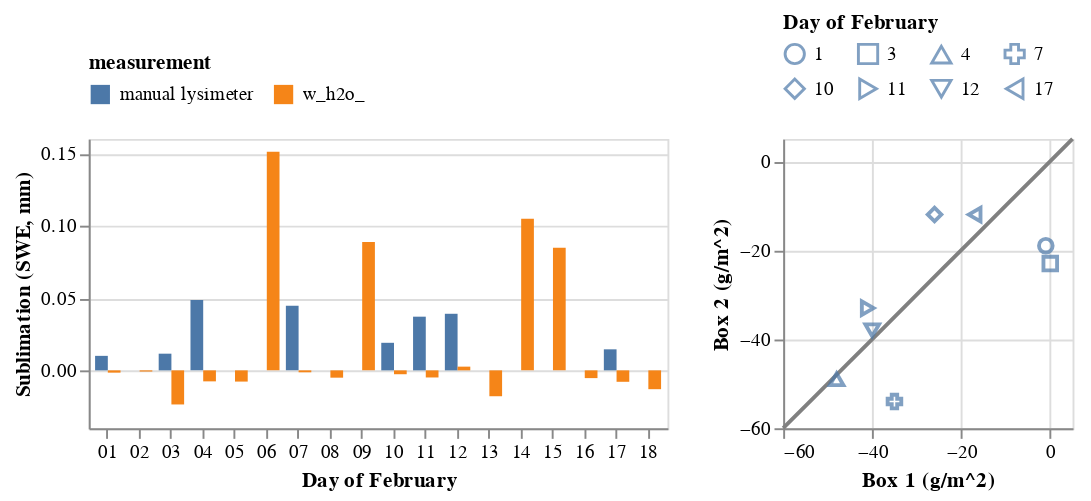

Notebook code for this chart:
### Code cell
src = pd.concat([
    stossel_df[['time', 'measurement', 'value']],
    daily_sublimation_df[['time', 'measurement', 'value']]
])

time_series_bar_chart = alt.Chart(src).mark_bar().encode(
        alt.X("date(time):O").title("Day of February"),
        alt.Y("value:Q").title("Sublimation (SWE, mm)"),
        alt.XOffset("measurement:N"),
        alt.Color("measurement:N")
    ).properties(width=600)

scatter_chart = alt.Chart(stossel_df.assign(day = stossel_df.time.dt.day)).mark_point(size=50).encode(
    alt.X("delta_box_1:Q").scale(domain=[-60, 5]).title("Box 1 (g/m^2)"),
    alt.Y("delta_box_2:Q").scale(domain=[-60, 5]).title("Box 2 (g/m^2)"),
    alt.Shape("day:N").title("Day of February")
)

onetoone_line_chart =  alt.Chart(pd.DataFrame({
    'x':np.linspace(-60,5, 10), 
    'y':np.linspace(-60,5, 10)
})).mark_line(color='grey').encode(
    x = 'x',
    y = 'y'
)

(
    time_series_bar_chart.properties(height = 150,width=300) | (onetoone_line_chart + scatter_chart).properties(height = 150, width=150)
).resolve_scale(color='independent', shape='independent').configure_legend(orient='top', columns=4)

### Figure 1 — Vega-Lite specification as saved in the notebook (floating-point values rounded to 4 significant figures)
{"config": {"view": {"continuousWidth": 300, "continuousHeight": 300}, "legend": {"columns": 4, "orient": "top"}}, "hconcat": [{"data": {"name": "data-d3684db094428ae1642b85d179498e56"}, "mark": {"type": "bar"}, "encoding": {"color": {"field": "measurement", "type": "nominal"}, "x": {"field": "time", "timeUnit": "date", "title": "Day of February", "type": "ordinal"}, "xOffset": {"field": "measurement", "type": "nominal"}, "y": {"field": "value", "title": "Sublimation (SWE, mm)", "type": "quantitative"}}, "height": 150, "width": 300}, {"layer": [{"data": {"name": "data-6356bb96f98298cd84e0f3ca25df8673"}, "mark": {"type": "line", "color": "grey"}, "encoding": {"x": {"field": "x", "type": "quantitative"}, "y": {"field": "y", "type": "quantitative"}}}, {"data": {"name": "data-ff683f6e630fb8378226fa81a35759ea"}, "mark": {"type": "point", "size": 50}, "encoding": {"shape": {"field": "day", "title": "Day of February", "type": "nominal"}, "x": {"field": "delta_box_1", "scale": {"domain": [-60, 5]}, "title": "Box 1 (g/m^2)", "type": "quantitative"}, "y": {"field": "delta_box_2", "scale": {"domain": [-60, 5]}, "title": "Box 2 (g/m^2)", "type": "quantitative"}}}], "height": 150, "width": 150}], "resolve": {"scale": {"color": "independent", "shape": "independent"}}, "$schema": "https://vega.github.io/schema/vega-lite/v5.8.0.json", "datasets": {"data-d3684db094428ae1642b85d179498e56": [{"time": "2023-02-01T00:00:00", "measurement": "manual lysimeter", "value": 0.01003}, {"time": "2023-02-03T00:00:00", "measurement": "manual lysimeter", "value": 0.01153}, {"time": "2023-02-04T00:00:00", "measurement": "manual lysimeter", "value": 0.04865}, {"time": "2023-02-07T00:00:00", "measurement": "manual lysimeter", "value": 0.04463}, {"time": "2023-02-10T00:00:00", "measurement": "manual lysimeter", "value": 0.01906}, {"time": "2023-02-11T00:00:00", "measurement": "manual lysimeter", "value": 0.03711}, {"time": "2023-02-12T00:00:00", "measurement": "manual lysimeter", "value": 0.03912}, {"time": "2023-02-17T00:00:00", "measurement": "manual lysimeter", "value": 0.01454}, {"time": "2023-02-01T00:00:00", "measurement": "w_h2o_", "value": -0.001565}, {"time": "2023-02-02T00:00:00", "measurement": "w_h2o_", "value": -0.0008121}, {"time": "2023-02-03T00:00:00", "measurement": "w_h2o_", "value": -0.02356}, {"time": "2023-02-04T00:00:00", "measurement": "w_h2o_", "value": -0.007598}, {"time": "2023-02-05T00:00:00", "measurement": "w_h2o_", "value": -0.007751}, {"time": "2023-02-06T00:00:00", "measurement": "w_h2o_", "value": 0.151}, {"time": "2023-02-07T00:00:00", "measurement": "w_h2o_", "value": -0.001347}, {"time": "2023-02-08T00:00:00", "measurement": "w_h2o_", "value": -0.005045}, {"time": "2023-02-09T00:00:00", "measurement": "w_h2o_", "value": 0.08872}, {"time": "2023-02-10T00:00:00", "measurement": "w_h2o_", "value": -0.002673}, {"time": "2023-02-11T00:00:00", "measurement": "w_h2o_", "value": -0.004908}, {"time": "2023-02-12T00:00:00", "measurement": "w_h2o_", "value": 0.002577}, {"time": "2023-02-13T00:00:00", "measurement": "w_h2o_", "value": -0.01788}, {"time": "2023-02-14T00:00:00", "measurement": "w_h2o_", "value": 0.1049}, {"time": "2023-02-15T00:00:00", "measurement": "w_h2o_", "value": 0.08468}, {"time": "2023-02-16T00:00:00", "measurement": "w_h2o_", "value": -0.00535}, {"time": "2023-02-17T00:00:00", "measurement": "w_h2o_", "value": -0.007897}, {"time": "2023-02-18T00:00:00", "measurement": "w_h2o_", "value": -0.01301}], "data-6356bb96f98298cd84e0f3ca25df8673": [{"x": -60.0, "y": -60.0}, {"x": -52.78, "y": -52.78}, {"x": -45.56, "y": -45.56}, {"x": -38.33, "y": -38.33}, {"x": -31.11, "y": -31.11}, {"x": -23.89, "y": -23.89}, {"x": -16.67, "y": -16.67}, {"x": -9.444, "y": -9.444}, {"x": -2.222, "y": -2.222}, {"x": 5.0, "y": 5.0}], "data-ff683f6e630fb8378226fa81a35759ea": [{"date_time": "2/1/2023 16:30:00", "delta_box_1": -1.0, "delta_box_2": -19.0, "time": "2023-02-01T00:00:00", "delta_box_mean": -10.0, "value": 0.01003, "measurement": "manual lysimeter", "day": 1}, {"date_time": "2/3/2023 16:26:00", "delta_box_1": 0.0, "delta_box_2": -23.0, "time": "2023-02-03T00:00:00", "delta_box_mean": -11.5, "value": 0.01153, "measurement": "manual lysimeter", "day": 3}, {"date_time": "2/4/2023 16:30:00", "delta_box_1": -48.0, "delta_box_2": -49.0, "time": "2023-02-04T00:00:00", "delta_box_mean": -48.5, "value": 0.04865, "measurement": "manual lysimeter", "day": 4}, {"date_time": "2/7/2023 17:28:00", "delta_box_1": -35.0, "delta_box_2": -54.0, "time": "2023-02-07T00:00:00", "delta_box_mean": -44.5, "value": 0.04463, "measurement": "manual lysimeter", "day": 7}, {"date_time": "2/10/2023 17:30:00", "delta_box_1": -26.0, "delta_box_2": -12.0, "time": "2023-02-10T00:00:00", "delta_box_mean": -19.0, "value": 0.01906, "measurement": "manual lysimeter", "day": 10}, {"date_time": "2/11/2023 17:30:00", "delta_box_1": -41.0, "delta_box_2": -33.0, "time": "2023-02-11T00:00:00", "delta_box_mean": -37.0, "value": 0.03711, "measurement": "manual lysimeter", "day": 11}, {"date_time": "2/12/2023 17:10:00", "delta_box_1": -40.0, "delta_box_2": -38.0, "time": "2023-02-12T00:00:00", "delta_box_mean": -39.0, "value": 0.03912, "measurement": "manual lysimeter", "day": 12}, {"date_time": "2/17/2023 17:05:00", "delta_box_1": -17.0, "delta_box_2": -12.0, "time": "2023-02-17T00:00:00", "delta_box_mean": -14.5, "value": 0.01454, "measurement": "manual lysimeter", "day": 17}]}}
